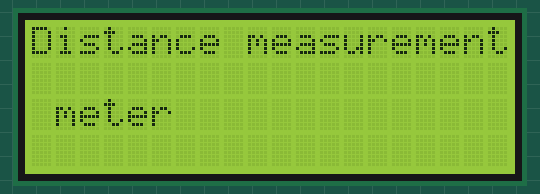
The sketch below on a simulated Arduino Uno, built with avr-gcc and run on an emulated ATmega328P. Parts: 20×4 character LCD.

Above: at 0.1 s.
At 4.1 s:
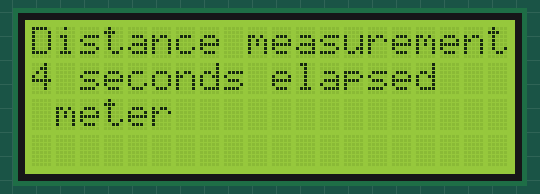
At 9.1 s:
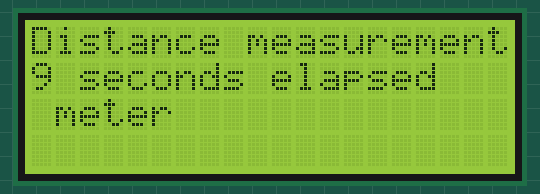
At 19.2 s:
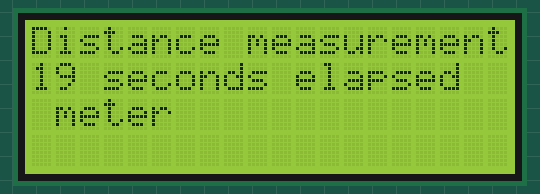
At 27.2 s:
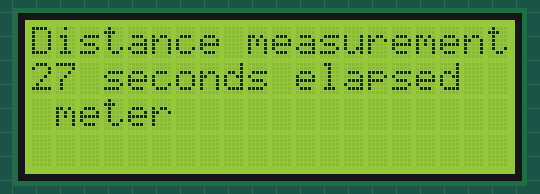
At 38.2 s:
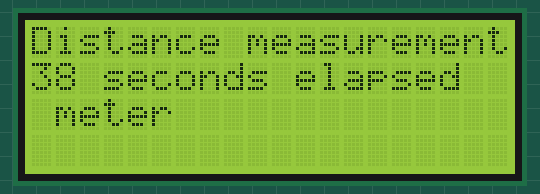

Measured:
- what the display in image 1 shows lasts 1.0 s, from 4.1 s to 5.1 s

The sketch:

crystal.ino
```cpp
#include <LiquidCrystal.h>

//constants for the number of rows and columns in the LCD
//In my example, I use a 20x4 LCD, thus it has 4 rows and 20 columns
//If you use another LCD, type in the appropriate rows and columns below
const int numRows= 4;
const int numCols= 20;

//initialize the library with the numbers of the interface pins
LiquidCrystal lcd(12, 11, 5, 4, 3, 2);

void setup()
{
lcd.begin(numCols, numRows);
lcd.print("Distance measurement meter");
}

void loop()
{
//set the cursor to column 0, line 1
//displays the number of seconds which has elapsed since code is uploaded
lcd.setCursor(0,1);
delay(1000);
lcd.print(millis()/1000);
lcd.print(" seconds elapsed");
}
```
